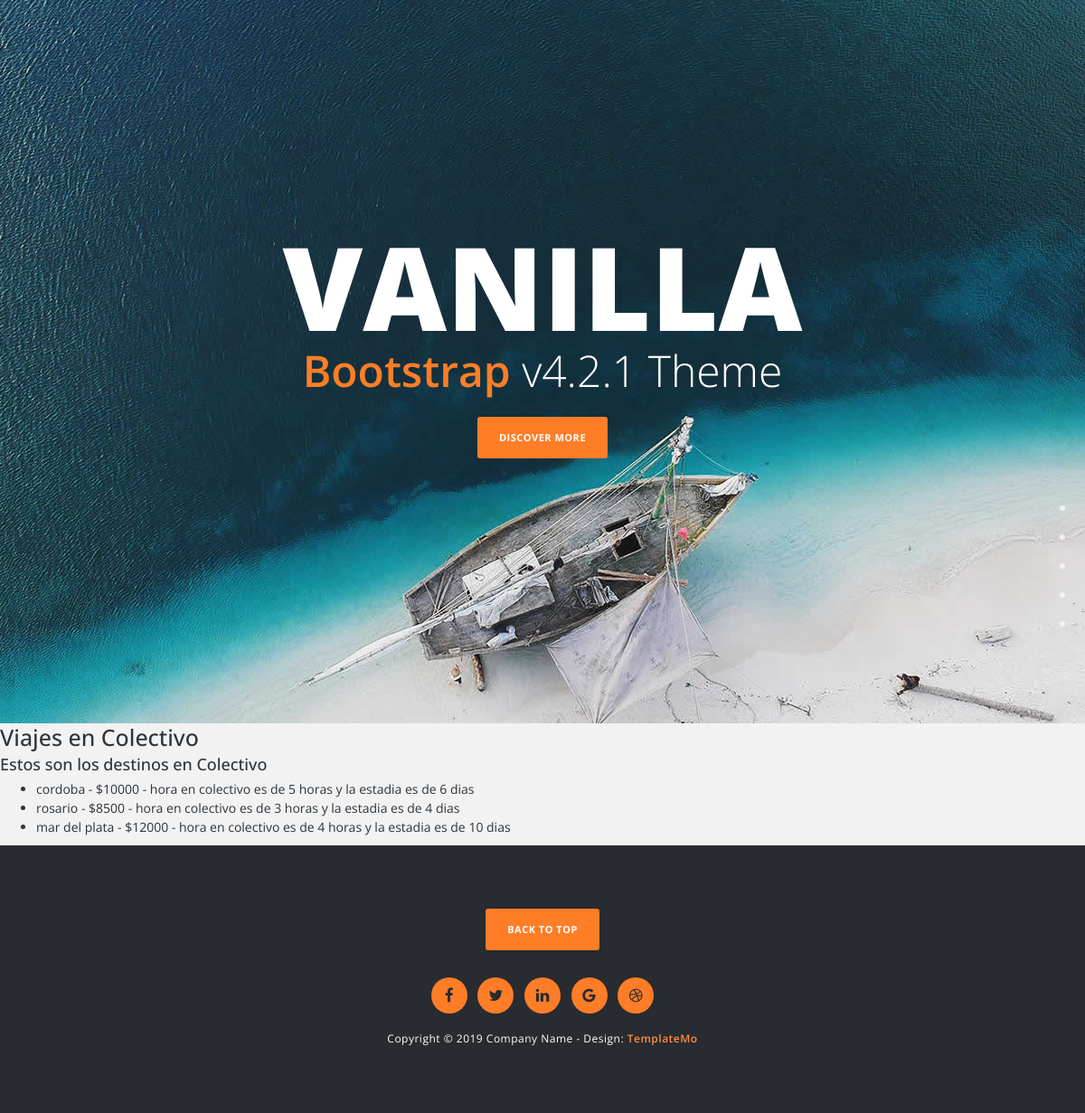
Page /viajes/colectivos/ on the committed database.
### Appviajes/models.py (models this page shows, shortened)
class Colectivo(models.Model):
    lugar_de_viaje = models.CharField(max_length=50)
    precio = models.IntegerField()
    hora_colectivo= models.IntegerField()
    estadia = models.IntegerField()

### Appviajes/views.py (the view)
# urls.py: path("colectivos/", colectivos, name="Colectivos"),
def colectivos(request):
    lista=Colectivo.objects.all()
    return render(request,"colectivos.html", {"lista_colectivos":lista})

### Appviajes/template/colectivos.html
{% extends 'padre.html' %}
{% load static %}
{% block contenidoQueCambia %}
    <h1>Viajes en Colectivo </h1>
    <h4>Estos son los destinos en Colectivo</h4>
    <ul>
        {% for colectivo in lista_colectivos %}
            <li>{{colectivo.lugar_de_viaje}} - ${{colectivo.precio}} - hora en colectivo es de  {{colectivo.hora_colectivo}} horas y la estadia es de {{colectivo.estadia}} dias</li>
        {% endfor %}
    </ul>
{% endblock contenidoQueCambia %}

### Appviajes/static/css/hero-slider.css (style rules this page uses)
*, *::after, *::before { -webkit-box-sizing: border-box; -moz-box-sizing: border-box; box-sizing: border-box; }
html { font-size: 62.5%; }
body { font-family: "Open Sans", sans-serif; color: #2c343b; background-color: #f2f2f2; }

### Appviajes/static/css/templatemo-main.css (style rules this page uses)
body { position: relative; font-size: 14px; }
h4, .h4 { font-size: 18px; }
body:after { content: url(../img/close.png) url(../img/loading.gif) url(../img/prev.png) url(../img/next.png); display: none; }

### rows in the picture
Colectivo: lugar_de_viaje "cordoba", precio "10000", hora_colectivo "5", estadia "6"
Colectivo: lugar_de_viaje "rosario", precio "8500", hora_colectivo "3", estadia "4"
Colectivo: lugar_de_viaje "mar del plata", precio "12000", hora_colectivo "4", estadia "10"
